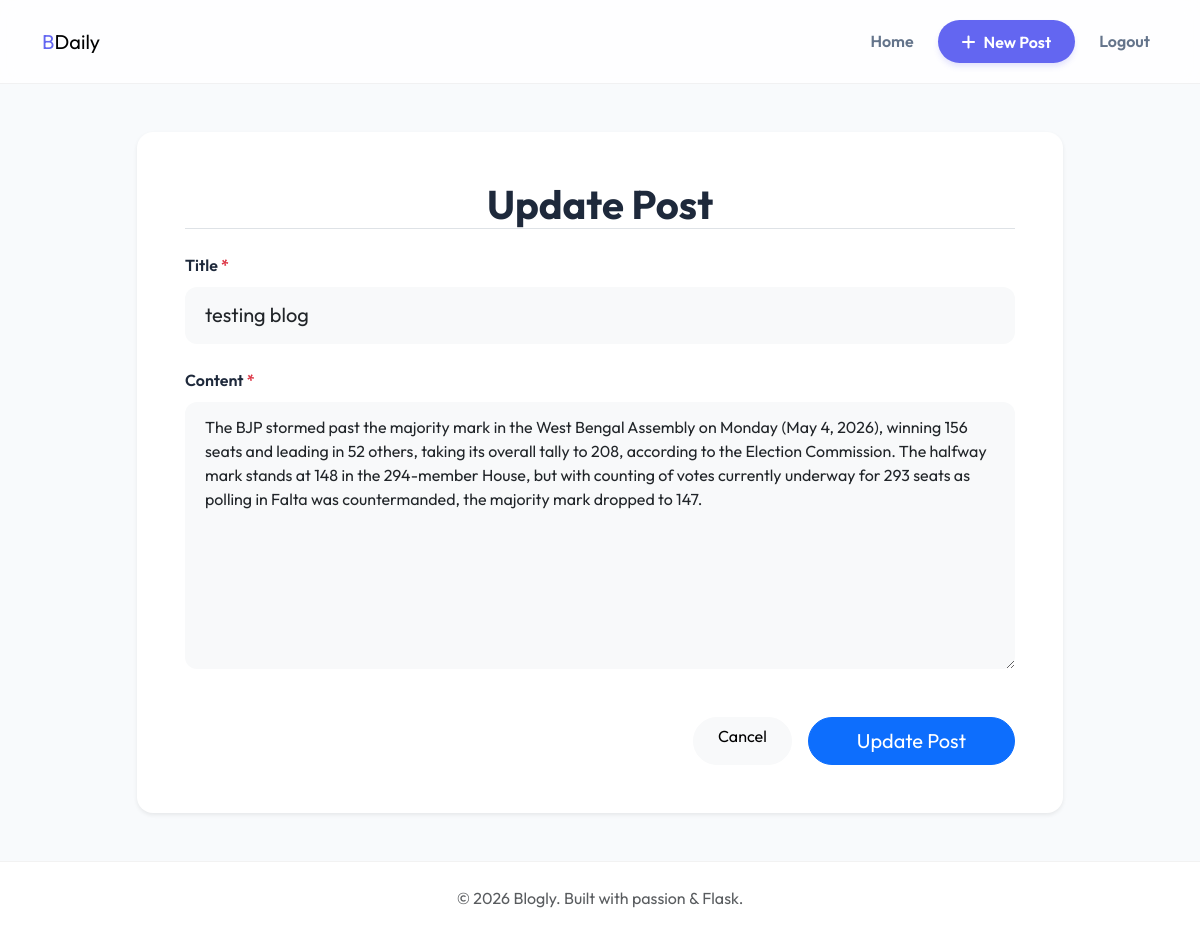
Screenshot of /post/1/update (signed in) with the database file from the repository.
### models.py (models this page shows, shortened)
class Post(db.Model):
    id = db.Column(db.Integer, primary_key=True)
    title = db.Column(db.String(100), nullable=False)
    date_posted = db.Column(db.DateTime, nullable=False, default=datetime.utcnow)
    content = db.Column(db.Text, nullable=False)
    user_id = db.Column(db.Integer, db.ForeignKey('user.id'), nullable=False)

### app.py (the view, shortened to what this page needs)
@app.route("/post/<int:post_id>/update", methods=['GET', 'POST'])
@login_required
def update_post(post_id):
    post = Post.query.get_or_404(post_id)
    if post.author != current_user:
        abort(403)
    return render_template('create_post.html', title='Update Post', legend='Update Post', post=post)

### app.py (called while the page is built)
@login_manager.user_loader
def load_user(user_id):
    return User.query.get(int(user_id))

### templates/create_post.html
{% extends "base.html" %}
{% block content %}
    <div class="content-section bg-white p-5 rounded-4 shadow-sm">
        <form method="POST" action="">
            <fieldset class="form-group">
                <legend class="border-bottom mb-4 display-6 fw-bold text-center">{{ legend }}</legend>
                <div class="mb-4">
                    <label for="title" class="form-label fw-600">Title <span class="text-danger">*</span></label>
                    <input type="text" name="title" id="title" class="form-control form-control-lg bg-light border-0 shadow-none"
                           placeholder="Catchy headline" value="{{ post.title if post else '' }}" required>
                </div>
                <div class="mb-4">
                    <label for="content" class="form-label fw-600">Content <span class="text-danger">*</span></label>
                    <textarea name="content" id="content" rows="10" class="form-control bg-light border-0 shadow-none"
                              placeholder="Write your story here..." required>{{ post.content if post else '' }}</textarea>
                </div>
            </fieldset>
            <div class="d-grid gap-2 d-md-flex justify-content-md-end mt-4">
                <a href="{{ url_for('home') }}" class="btn btn-light rounded-pill px-4 me-md-2">Cancel</a>
                <button type="submit" class="btn btn-primary btn-lg rounded-pill px-5">{{ 'Update Post' if post else 'Publish Post' }}</button>
            </div>
        </form>
    </div>
{% endblock content %}

### static/css/style.css (style rules this page uses)
:root { --primary-color: #6366f1; --primary-dark: #4f46e5; --primary-soft: #eef2ff; --secondary-color: #64748b; --text-dark: #1e293b; --text-muted: #64748b; --bg-light: #f8fafc; --card-shadow: 0 10px 15px -3px rgba(0, 0, 0, 0.1), 0 4px 6px -2px rgba(0, 0, 0, 0.05); }
body { font-family: 'Outfit', sans-serif; background-color: var(--bg-light); color: var(--text-dark); line-height: 1.6; }
.fw-600 { font-weight: 600; }
.form-control { border-radius: 0.75rem; padding: 0.85rem 1.25rem; transition: all 0.2s ease; }

### rows the page displays
Post: title "testing blog", content "The BJP stormed past the majority mark in the West Bengal Assembly on Monday (May 4, 2026), winning 156 seats and leading in 52 others, taking its overall tally to 208, according to the Election Commission. The halfway mark stands at 148 in the 294-member House, but with counting of votes currently underway for 293 seats as polling in Falta was countermanded, the majority mark dropped to 147."

### other values shown
{{ legend }} "Update Post"
{{ 'Update Post' if post else 'Publish Post' }} "Update Post"
